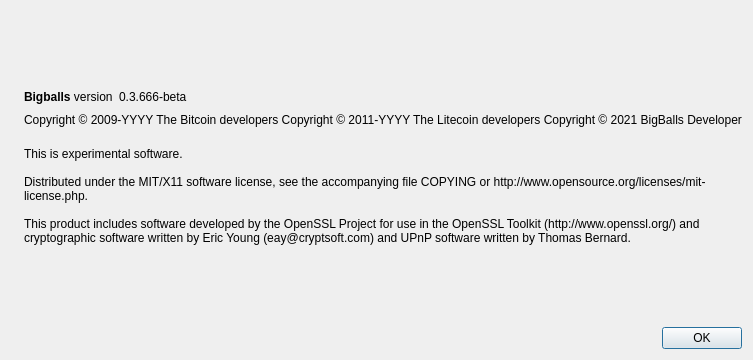
<?xml version="1.0" encoding="UTF-8"?>
<ui version="4.0">
 <class>AboutDialog</class>
 <widget class="QDialog" name="AboutDialog">
  <property name="geometry">
   <rect>
    <x>0</x>
    <y>0</y>
    <width>593</width>
    <height>360</height>
   </rect>
  </property>
  <property name="windowTitle">
   <string>About Bigballs</string>
  </property>
  <layout class="QHBoxLayout" name="horizontalLayout_2">
   <item>
    <widget class="QLabel" name="label_4">
     <property name="sizePolicy">
      <sizepolicy hsizetype="Preferred" vsizetype="Ignored">
       <horstretch>0</horstretch>
       <verstretch>0</verstretch>
      </sizepolicy>
     </property>
     <property name="pixmap">
      <pixmap resource="../bitcoin.qrc">:/images/about</pixmap>
     </property>
    </widget>
   </item>
   <item>
    <layout class="QVBoxLayout" name="verticalLayout_2">
     <item>
      <spacer name="verticalSpacer_2">
       <property name="orientation">
        <enum>Qt::Vertical</enum>
       </property>
       <property name="sizeHint" stdset="0">
        <size>
         <width>20</width>
         <height>40</height>
        </size>
       </property>
      </spacer>
     </item>
     <item>
      <layout class="QHBoxLayout" name="horizontalLayout">
       <item>
        <widget class="QLabel" name="label">
         <property name="cursor">
          <cursorShape>IBeamCursor</cursorShape>
         </property>
         <property name="text">
          <string>&lt;b&gt;Bigballs&lt;/b&gt; version</string>
         </property>
         <property name="textInteractionFlags">
          <set>Qt::LinksAccessibleByMouse|Qt::TextSelectableByKeyboard|Qt::TextSelectableByMouse</set>
         </property>
        </widget>
       </item>
       <item>
        <widget class="QLabel" name="versionLabel">
         <property name="cursor">
          <cursorShape>IBeamCursor</cursorShape>
         </property>
         <property name="text">
          <string notr="true">0.3.666-beta</string>
         </property>
         <property name="textInteractionFlags">
          <set>Qt::LinksAccessibleByMouse|Qt::TextSelectableByKeyboard|Qt::TextSelectableByMouse</set>
         </property>
        </widget>
       </item>
       <item>
        <spacer name="horizontalSpacer">
         <property name="orientation">
          <enum>Qt::Horizontal</enum>
         </property>
         <property name="sizeHint" stdset="0">
          <size>
           <width>40</width>
           <height>20</height>
          </size>
         </property>
        </spacer>
       </item>
      </layout>
     </item>
     <item>
      <widget class="QLabel" name="copyrightLabel">
       <property name="cursor">
        <cursorShape>IBeamCursor</cursorShape>
       </property>
       <property name="text">
        <string notr="true">Copyright &amp;copy; 2009-YYYY The Bitcoin developers
Copyright &amp;copy; 2011-YYYY The Litecoin developers
Copyright &amp;copy; 2021 BigBalls Developer</string>
       </property>
       <property name="textFormat">
        <enum>Qt::RichText</enum>
       </property>
       <property name="textInteractionFlags">
        <set>Qt::LinksAccessibleByMouse|Qt::TextSelectableByKeyboard|Qt::TextSelectableByMouse</set>
       </property>
      </widget>
     </item>
     <item>
      <widget class="QLabel" name="label_2">
       <property name="cursor">
        <cursorShape>IBeamCursor</cursorShape>
       </property>
       <property name="text">
        <string>
This is experimental software.

Distributed under the MIT/X11 software license, see the accompanying file COPYING or http://www.opensource.org/licenses/mit-license.php.

This product includes software developed by the OpenSSL Project for use in the OpenSSL Toolkit (http://www.openssl.org/) and cryptographic software written by Eric Young (eay@cryptsoft.com) and UPnP software written by Thomas Bernard.</string>
       </property>
       <property name="wordWrap">
        <bool>true</bool>
       </property>
       <property name="textInteractionFlags">
        <set>Qt::LinksAccessibleByMouse|Qt::TextSelectableByKeyboard|Qt::TextSelectableByMouse</set>
       </property>
      </widget>
     </item>
     <item>
      <spacer name="verticalSpacer">
       <property name="orientation">
        <enum>Qt::Vertical</enum>
       </property>
       <property name="sizeHint" stdset="0">
        <size>
         <width>20</width>
         <height>40</height>
        </size>
       </property>
      </spacer>
     </item>
     <item>
      <widget class="QDialogButtonBox" name="buttonBox">
       <property name="orientation">
        <enum>Qt::Horizontal</enum>
       </property>
       <property name="standardButtons">
        <set>QDialogButtonBox::Ok</set>
       </property>
      </widget>
     </item>
    </layout>
   </item>
  </layout>
 </widget>
 <resources>
  <include location="../bitcoin.qrc"/>
 </resources>
 <connections>
  <connection>
   <sender>buttonBox</sender>
   <signal>accepted()</signal>
   <receiver>AboutDialog</receiver>
   <slot>accept()</slot>
   <hints>
    <hint type="sourcelabel">
     <x>360</x>
     <y>308</y>
    </hint>
    <hint type="destinationlabel">
     <x>157</x>
     <y>274</y>
    </hint>
   </hints>
  </connection>
  <connection>
   <sender>buttonBox</sender>
   <signal>rejected()</signal>
   <receiver>AboutDialog</receiver>
   <slot>reject()</slot>
   <hints>
    <hint type="sourcelabel">
     <x>428</x>
     <y>308</y>
    </hint>
    <hint type="destinationlabel">
     <x>286</x>
     <y>274</y>
    </hint>
   </hints>
  </connection>
 </connections>
</ui>
